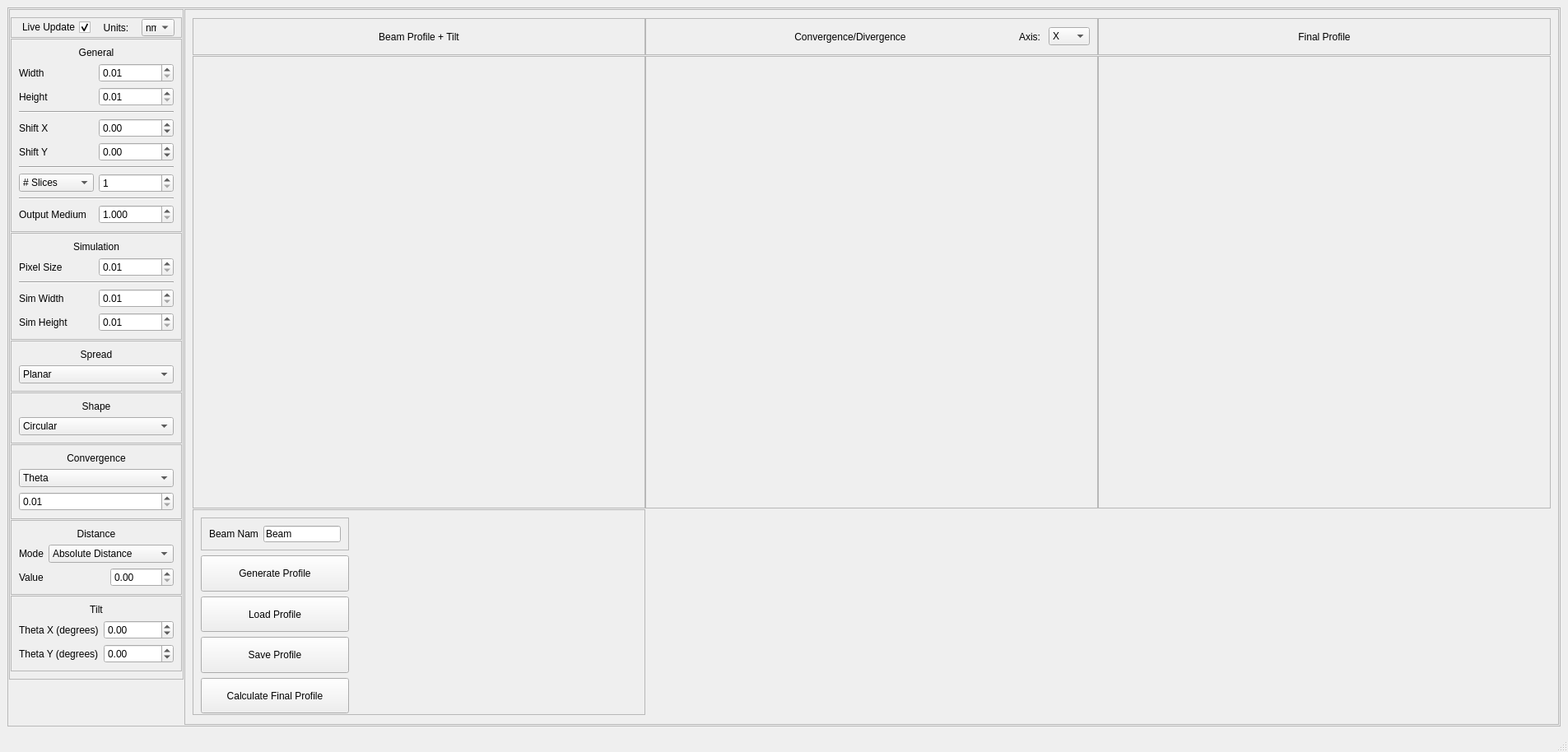
<?xml version="1.0" encoding="UTF-8"?>
<ui version="4.0">
 <class>BeamCreator</class>
 <widget class="QMainWindow" name="BeamCreator">
  <property name="geometry">
   <rect>
    <x>0</x>
    <y>0</y>
    <width>1905</width>
    <height>914</height>
   </rect>
  </property>
  <property name="minimumSize">
   <size>
    <width>0</width>
    <height>0</height>
   </size>
  </property>
  <property name="maximumSize">
   <size>
    <width>12312312</width>
    <height>16777215</height>
   </size>
  </property>
  <property name="windowTitle">
   <string>MainWindow</string>
  </property>
  <widget class="QWidget" name="centralwidget">
   <layout class="QGridLayout" name="gridLayout_4">
    <property name="leftMargin">
     <number>9</number>
    </property>
    <item row="0" column="0">
     <widget class="QFrame" name="frame_Main">
      <property name="maximumSize">
       <size>
        <width>2000</width>
        <height>2000</height>
       </size>
      </property>
      <property name="frameShape">
       <enum>QFrame::StyledPanel</enum>
      </property>
      <property name="frameShadow">
       <enum>QFrame::Raised</enum>
      </property>
      <layout class="QGridLayout" name="gridLayout_2">
       <property name="leftMargin">
        <number>1</number>
       </property>
       <property name="topMargin">
        <number>1</number>
       </property>
       <property name="rightMargin">
        <number>1</number>
       </property>
       <property name="bottomMargin">
        <number>1</number>
       </property>
       <property name="horizontalSpacing">
        <number>1</number>
       </property>
       <property name="verticalSpacing">
        <number>0</number>
       </property>
       <item row="0" column="0">
        <widget class="QFrame" name="frame_Config">
         <property name="minimumSize">
          <size>
           <width>212</width>
           <height>0</height>
          </size>
         </property>
         <property name="maximumSize">
          <size>
           <width>300</width>
           <height>16777215</height>
          </size>
         </property>
         <property name="autoFillBackground">
          <bool>true</bool>
         </property>
         <property name="styleSheet">
          <string notr="true"/>
         </property>
         <property name="frameShape">
          <enum>QFrame::StyledPanel</enum>
         </property>
         <property name="frameShadow">
          <enum>QFrame::Raised</enum>
         </property>
         <layout class="QVBoxLayout" name="verticalLayout_2">
          <property name="spacing">
           <number>1</number>
          </property>
          <property name="leftMargin">
           <number>1</number>
          </property>
          <property name="rightMargin">
           <number>1</number>
          </property>
          <item>
           <widget class="QFrame" name="frame">
            <property name="maximumSize">
             <size>
              <width>16777215</width>
              <height>25</height>
             </size>
            </property>
            <property name="frameShape">
             <enum>QFrame::StyledPanel</enum>
            </property>
            <property name="frameShadow">
             <enum>QFrame::Raised</enum>
            </property>
            <layout class="QHBoxLayout" name="horizontalLayout_17">
             <property name="spacing">
              <number>5</number>
             </property>
             <property name="leftMargin">
              <number>1</number>
             </property>
             <property name="topMargin">
              <number>1</number>
             </property>
             <property name="rightMargin">
              <number>1</number>
             </property>
             <property name="bottomMargin">
              <number>1</number>
             </property>
             <item>
              <widget class="QCheckBox" name="checkBox_LiveUpdate">
               <property name="sizePolicy">
                <sizepolicy hsizetype="Fixed" vsizetype="Fixed">
                 <horstretch>0</horstretch>
                 <verstretch>0</verstretch>
                </sizepolicy>
               </property>
               <property name="minimumSize">
                <size>
                 <width>0</width>
                 <height>20</height>
                </size>
               </property>
               <property name="focusPolicy">
                <enum>Qt::NoFocus</enum>
               </property>
               <property name="layoutDirection">
                <enum>Qt::RightToLeft</enum>
               </property>
               <property name="text">
                <string>Live Update</string>
               </property>
               <property name="checked">
                <bool>true</bool>
               </property>
              </widget>
             </item>
             <item>
              <widget class="QLabel" name="label_Units">
               <property name="enabled">
                <bool>true</bool>
               </property>
               <property name="maximumSize">
                <size>
                 <width>40</width>
                 <height>16777215</height>
                </size>
               </property>
               <property name="text">
                <string>Units:</string>
               </property>
               <property name="alignment">
                <set>Qt::AlignCenter</set>
               </property>
              </widget>
             </item>
             <item>
              <widget class="QComboBox" name="comboBox_Units">
               <property name="maximumSize">
                <size>
                 <width>40</width>
                 <height>16777215</height>
                </size>
               </property>
               <property name="editable">
                <bool>false</bool>
               </property>
               <property name="currentText">
                <string>nm</string>
               </property>
               <item>
                <property name="text">
                 <string>nm</string>
                </property>
               </item>
               <item>
                <property name="text">
                 <string>um</string>
                </property>
               </item>
               <item>
                <property name="text">
                 <string>mm</string>
                </property>
               </item>
              </widget>
             </item>
            </layout>
           </widget>
          </item>
          <item>
           <widget class="QFrame" name="frame_General">
            <property name="frameShape">
             <enum>QFrame::StyledPanel</enum>
            </property>
            <property name="frameShadow">
             <enum>QFrame::Raised</enum>
            </property>
            <layout class="QGridLayout" name="gridLayout_10">
             <item row="2" column="1">
              <widget class="QDoubleSpinBox" name="doubleSpinBox_Height">
               <property name="minimum">
                <double>0.010000000000000</double>
               </property>
               <property name="maximum">
                <double>99999.000000000000000</double>
               </property>
              </widget>
             </item>
             <item row="6" column="0" colspan="2">
              <widget class="Line" name="line_2">
               <property name="orientation">
                <enum>Qt::Horizontal</enum>
               </property>
              </widget>
             </item>
             <item row="5" column="1">
              <widget class="QDoubleSpinBox" name="doubleSpinBox_ShiftY">
               <property name="minimum">
                <double>-99999.000000000000000</double>
               </property>
               <property name="maximum">
                <double>99999.000000000000000</double>
               </property>
              </widget>
             </item>
             <item row="0" column="0" colspan="2">
              <widget class="QLabel" name="label_General">
               <property name="styleSheet">
                <string notr="true">font: 12pt &quot;MS Shell Dlg 2&quot;;</string>
               </property>
               <property name="text">
                <string>General</string>
               </property>
               <property name="alignment">
                <set>Qt::AlignCenter</set>
               </property>
              </widget>
             </item>
             <item row="5" column="0">
              <widget class="QLabel" name="label_ShiftY">
               <property name="text">
                <string>Shift Y</string>
               </property>
              </widget>
             </item>
             <item row="3" column="0" colspan="2">
              <widget class="Line" name="line">
               <property name="frameShadow">
                <enum>QFrame::Sunken</enum>
               </property>
               <property name="lineWidth">
                <number>1</number>
               </property>
               <property name="orientation">
                <enum>Qt::Horizontal</enum>
               </property>
              </widget>
             </item>
             <item row="4" column="0">
              <widget class="QLabel" name="label_ShiftX">
               <property name="text">
                <string>Shift X</string>
               </property>
              </widget>
             </item>
             <item row="4" column="1">
              <widget class="QDoubleSpinBox" name="doubleSpinBox_ShiftX">
               <property name="minimum">
                <double>-99999.000000000000000</double>
               </property>
               <property name="maximum">
                <double>99999.000000000000000</double>
               </property>
              </widget>
             </item>
             <item row="1" column="1">
              <widget class="QDoubleSpinBox" name="doubleSpinBox_Width">
               <property name="minimum">
                <double>0.010000000000000</double>
               </property>
               <property name="maximum">
                <double>99999.000000000000000</double>
               </property>
              </widget>
             </item>
             <item row="14" column="1">
              <widget class="QDoubleSpinBox" name="doubleSpinBox_OutputMedium">
               <property name="decimals">
                <number>3</number>
               </property>
               <property name="minimum">
                <double>1.000000000000000</double>
               </property>
               <property name="maximum">
                <double>10.000000000000000</double>
               </property>
               <property name="singleStep">
                <double>0.100000000000000</double>
               </property>
              </widget>
             </item>
             <item row="1" column="0">
              <widget class="QLabel" name="label_Width">
               <property name="text">
                <string>Width</string>
               </property>
              </widget>
             </item>
             <item row="14" column="0">
              <widget class="QLabel" name="label_OutputMedium">
               <property name="text">
                <string>Output Medium</string>
               </property>
              </widget>
             </item>
             <item row="12" column="0" colspan="2">
              <widget class="Line" name="line_3">
               <property name="orientation">
                <enum>Qt::Horizontal</enum>
               </property>
              </widget>
             </item>
             <item row="2" column="0">
              <widget class="QLabel" name="label_Height">
               <property name="text">
                <string>Height</string>
               </property>
              </widget>
             </item>
             <item row="7" column="1">
              <widget class="QDoubleSpinBox" name="doubleSpinBox_DistanceMethod">
               <property name="decimals">
                <number>0</number>
               </property>
               <property name="minimum">
                <double>1.000000000000000</double>
               </property>
               <property name="maximum">
                <double>99999.000000000000000</double>
               </property>
              </widget>
             </item>
             <item row="7" column="0">
              <widget class="QComboBox" name="comboBox_DistanceMethod">
               <item>
                <property name="text">
                 <string># Slices</string>
                </property>
               </item>
               <item>
                <property name="text">
                 <string>Step Size</string>
                </property>
               </item>
              </widget>
             </item>
            </layout>
           </widget>
          </item>
          <item>
           <widget class="QFrame" name="frame_BeamTilt_2">
            <property name="frameShape">
             <enum>QFrame::StyledPanel</enum>
            </property>
            <property name="frameShadow">
             <enum>QFrame::Raised</enum>
            </property>
            <layout class="QGridLayout" name="gridLayout_19">
             <item row="3" column="1">
              <widget class="QDoubleSpinBox" name="doubleSpinBox_SimWidth">
               <property name="minimum">
                <double>0.010000000000000</double>
               </property>
               <property name="maximum">
                <double>99999.000000000000000</double>
               </property>
              </widget>
             </item>
             <item row="4" column="1">
              <widget class="QDoubleSpinBox" name="doubleSpinBox_SimHeight">
               <property name="minimum">
                <double>0.010000000000000</double>
               </property>
               <property name="maximum">
                <double>99999.000000000000000</double>
               </property>
              </widget>
             </item>
             <item row="1" column="1">
              <widget class="QDoubleSpinBox" name="doubleSpinBox_PixelSize">
               <property name="minimum">
                <double>0.010000000000000</double>
               </property>
               <property name="maximum">
                <double>99999.000000000000000</double>
               </property>
              </widget>
             </item>
             <item row="4" column="0">
              <widget class="QLabel" name="label_SimHeight">
               <property name="text">
                <string>Sim Height</string>
               </property>
              </widget>
             </item>
             <item row="1" column="0">
              <widget class="QLabel" name="label_PixelSize">
               <property name="text">
                <string>Pixel Size</string>
               </property>
              </widget>
             </item>
             <item row="2" column="0" colspan="2">
              <widget class="Line" name="line_4">
               <property name="orientation">
                <enum>Qt::Horizontal</enum>
               </property>
              </widget>
             </item>
             <item row="3" column="0">
              <widget class="QLabel" name="label_SimWidth">
               <property name="text">
                <string>Sim Width</string>
               </property>
              </widget>
             </item>
             <item row="0" column="0" colspan="2">
              <widget class="QLabel" name="label_SimParameters">
               <property name="styleSheet">
                <string notr="true">font: 12pt &quot;MS Shell Dlg 2&quot;;</string>
               </property>
               <property name="text">
                <string>Simulation</string>
               </property>
               <property name="alignment">
                <set>Qt::AlignCenter</set>
               </property>
              </widget>
             </item>
            </layout>
           </widget>
          </item>
          <item>
           <widget class="QFrame" name="frame_BeamSpread">
            <property name="frameShape">
             <enum>QFrame::StyledPanel</enum>
            </property>
            <property name="frameShadow">
             <enum>QFrame::Raised</enum>
            </property>
            <layout class="QGridLayout" name="gridLayout">
             <item row="1" column="0">
              <widget class="QLabel" name="label_BeamSpread">
               <property name="styleSheet">
                <string notr="true">font: 12pt &quot;MS Shell Dlg 2&quot;;</string>
               </property>
               <property name="text">
                <string>Spread</string>
               </property>
               <property name="alignment">
                <set>Qt::AlignCenter</set>
               </property>
              </widget>
             </item>
             <item row="2" column="0">
              <widget class="QComboBox" name="comboBox_BeamSpread">
               <item>
                <property name="text">
                 <string>Planar</string>
                </property>
               </item>
               <item>
                <property name="text">
                 <string>Converging</string>
                </property>
               </item>
               <item>
                <property name="text">
                 <string>Diverging</string>
                </property>
               </item>
              </widget>
             </item>
            </layout>
           </widget>
          </item>
          <item>
           <widget class="QFrame" name="frame_BeamShape">
            <property name="frameShape">
             <enum>QFrame::StyledPanel</enum>
            </property>
            <property name="frameShadow">
             <enum>QFrame::Raised</enum>
            </property>
            <layout class="QGridLayout" name="gridLayout_5">
             <item row="0" column="0">
              <widget class="QLabel" name="label_BeamShape">
               <property name="styleSheet">
                <string notr="true">font: 12pt &quot;MS Shell Dlg 2&quot;;</string>
               </property>
               <property name="text">
                <string>Shape</string>
               </property>
               <property name="alignment">
                <set>Qt::AlignCenter</set>
               </property>
              </widget>
             </item>
             <item row="1" column="0">
              <widget class="QComboBox" name="comboBox_BeamShape">
               <property name="sizeAdjustPolicy">
                <enum>QComboBox::AdjustToMinimumContentsLength</enum>
               </property>
               <item>
                <property name="text">
                 <string>Circular</string>
                </property>
               </item>
               <item>
                <property name="text">
                 <string>Rectangular</string>
                </property>
               </item>
              </widget>
             </item>
            </layout>
           </widget>
          </item>
          <item>
           <widget class="QFrame" name="frame_BeamAngle">
            <property name="frameShape">
             <enum>QFrame::StyledPanel</enum>
            </property>
            <property name="frameShadow">
             <enum>QFrame::Raised</enum>
            </property>
            <layout class="QVBoxLayout" name="verticalLayout_4">
             <item>
              <widget class="QLabel" name="label_BeamAngle">
               <property name="styleSheet">
                <string notr="true">font: 12pt &quot;MS Shell Dlg 2&quot;;</string>
               </property>
               <property name="text">
                <string>Convergence</string>
               </property>
               <property name="alignment">
                <set>Qt::AlignCenter</set>
               </property>
              </widget>
             </item>
             <item>
              <widget class="QComboBox" name="comboBox_BeamAngle">
               <item>
                <property name="text">
                 <string>Theta</string>
                </property>
               </item>
               <item>
                <property name="text">
                 <string>Numerical Aperture</string>
                </property>
               </item>
              </widget>
             </item>
             <item>
              <widget class="QDoubleSpinBox" name="doubleSpinBox_BeamAngle">
               <property name="minimum">
                <double>0.010000000000000</double>
               </property>
               <property name="maximum">
                <double>89.989999999999995</double>
               </property>
              </widget>
             </item>
            </layout>
           </widget>
          </item>
          <item>
           <widget class="QFrame" name="frame_Distance">
            <property name="frameShape">
             <enum>QFrame::StyledPanel</enum>
            </property>
            <property name="frameShadow">
             <enum>QFrame::Raised</enum>
            </property>
            <layout class="QGridLayout" name="gridLayout_8">
             <item row="2" column="2" colspan="2">
              <widget class="QDoubleSpinBox" name="doubleSpinBox_Distance">
               <property name="maximum">
                <double>99999.000000000000000</double>
               </property>
              </widget>
             </item>
             <item row="0" column="0" colspan="4">
              <widget class="QLabel" name="label_Distance">
               <property name="styleSheet">
                <string notr="true">font: 12pt &quot;MS Shell Dlg 2&quot;;</string>
               </property>
               <property name="text">
                <string>Distance</string>
               </property>
               <property name="alignment">
                <set>Qt::AlignCenter</set>
               </property>
              </widget>
             </item>
             <item row="1" column="0">
              <widget class="QLabel" name="label_BeamTiltX_2">
               <property name="maximumSize">
                <size>
                 <width>30</width>
                 <height>40</height>
                </size>
               </property>
               <property name="text">
                <string>Mode:</string>
               </property>
              </widget>
             </item>
             <item row="1" column="1" colspan="3">
              <widget class="QComboBox" name="comboBox_DistanceMode">
               <property name="sizeAdjustPolicy">
                <enum>QComboBox::AdjustToMinimumContentsLength</enum>
               </property>
               <item>
                <property name="text">
                 <string>Absolute Distance</string>
                </property>
               </item>
               <item>
                <property name="text">
                 <string>Final Beam Width</string>
                </property>
               </item>
               <item>
                <property name="text">
                 <string>Focal Length Multiple</string>
                </property>
               </item>
              </widget>
             </item>
             <item row="2" column="0">
              <widget class="QLabel" name="label_BeamTiltX_3">
               <property name="maximumSize">
                <size>
                 <width>30</width>
                 <height>40</height>
                </size>
               </property>
               <property name="text">
                <string>Value:</string>
               </property>
              </widget>
             </item>
             <item row="2" column="1">
              <spacer name="horizontalSpacer">
               <property name="orientation">
                <enum>Qt::Horizontal</enum>
               </property>
               <property name="sizeHint" stdset="0">
                <size>
                 <width>40</width>
                 <height>20</height>
                </size>
               </property>
              </spacer>
             </item>
            </layout>
           </widget>
          </item>
          <item>
           <widget class="QFrame" name="frame_BeamTilt">
            <property name="frameShape">
             <enum>QFrame::StyledPanel</enum>
            </property>
            <property name="frameShadow">
             <enum>QFrame::Raised</enum>
            </property>
            <layout class="QGridLayout" name="gridLayout_3">
             <item row="2" column="1">
              <widget class="QDoubleSpinBox" name="doubleSpinBox_BeamTiltY">
               <property name="minimum">
                <double>-89.989999999999995</double>
               </property>
               <property name="maximum">
                <double>89.989999999999995</double>
               </property>
              </widget>
             </item>
             <item row="0" column="0" colspan="2">
              <widget class="QLabel" name="label_BeamTilt">
               <property name="styleSheet">
                <string notr="true">font: 12pt &quot;MS Shell Dlg 2&quot;;</string>
               </property>
               <property name="text">
                <string>Tilt</string>
               </property>
               <property name="alignment">
                <set>Qt::AlignCenter</set>
               </property>
              </widget>
             </item>
             <item row="1" column="1">
              <widget class="QDoubleSpinBox" name="doubleSpinBox_BeamTiltX">
               <property name="minimum">
                <double>-89.989999999999995</double>
               </property>
               <property name="maximum">
                <double>89.989999999999995</double>
               </property>
              </widget>
             </item>
             <item row="2" column="0">
              <widget class="QLabel" name="label_BeamTiltY">
               <property name="text">
                <string>Theta Y (degrees)</string>
               </property>
              </widget>
             </item>
             <item row="1" column="0">
              <widget class="QLabel" name="label_BeamTiltX">
               <property name="text">
                <string>Theta X (degrees)</string>
               </property>
              </widget>
             </item>
            </layout>
           </widget>
          </item>
         </layout>
        </widget>
       </item>
       <item row="1" column="0">
        <spacer name="verticalSpacer">
         <property name="orientation">
          <enum>Qt::Vertical</enum>
         </property>
         <property name="sizeHint" stdset="0">
          <size>
           <width>20</width>
           <height>40</height>
          </size>
         </property>
        </spacer>
       </item>
       <item row="0" column="2" rowspan="2">
        <widget class="QFrame" name="frame_Display">
         <property name="minimumSize">
          <size>
           <width>0</width>
           <height>0</height>
          </size>
         </property>
         <property name="maximumSize">
          <size>
           <width>16777215</width>
           <height>16777215</height>
          </size>
         </property>
         <property name="frameShape">
          <enum>QFrame::StyledPanel</enum>
         </property>
         <property name="frameShadow">
          <enum>QFrame::Raised</enum>
         </property>
         <layout class="QGridLayout" name="gridLayout_14">
          <property name="spacing">
           <number>0</number>
          </property>
          <item row="1" column="0">
           <widget class="QFrame" name="frame_Profile">
            <property name="minimumSize">
             <size>
              <width>550</width>
              <height>550</height>
             </size>
            </property>
            <property name="maximumSize">
             <size>
              <width>550</width>
              <height>550</height>
             </size>
            </property>
            <property name="autoFillBackground">
             <bool>true</bool>
            </property>
            <property name="frameShape">
             <enum>QFrame::StyledPanel</enum>
            </property>
            <property name="frameShadow">
             <enum>QFrame::Raised</enum>
            </property>
            <layout class="QGridLayout" name="gridLayout_6">
             <property name="leftMargin">
              <number>0</number>
             </property>
             <property name="topMargin">
              <number>0</number>
             </property>
             <property name="rightMargin">
              <number>0</number>
             </property>
             <property name="bottomMargin">
              <number>0</number>
             </property>
             <item row="0" column="0">
              <widget class="QLabel" name="label_Profile">
               <property name="sizePolicy">
                <sizepolicy hsizetype="Preferred" vsizetype="Preferred">
                 <horstretch>0</horstretch>
                 <verstretch>0</verstretch>
                </sizepolicy>
               </property>
               <property name="minimumSize">
                <size>
                 <width>550</width>
                 <height>550</height>
                </size>
               </property>
               <property name="maximumSize">
                <size>
                 <width>550</width>
                 <height>550</height>
                </size>
               </property>
               <property name="contextMenuPolicy">
                <enum>Qt::NoContextMenu</enum>
               </property>
               <property name="text">
                <string/>
               </property>
              </widget>
             </item>
             <item row="1" column="0">
              <spacer name="verticalSpacer_3">
               <property name="orientation">
                <enum>Qt::Vertical</enum>
               </property>
               <property name="sizeHint" stdset="0">
                <size>
                 <width>20</width>
                 <height>40</height>
                </size>
               </property>
              </spacer>
             </item>
            </layout>
           </widget>
          </item>
          <item row="1" column="2">
           <widget class="QFrame" name="frame_FinalProfile">
            <property name="minimumSize">
             <size>
              <width>550</width>
              <height>550</height>
             </size>
            </property>
            <property name="maximumSize">
             <size>
              <width>550</width>
              <height>550</height>
             </size>
            </property>
            <property name="autoFillBackground">
             <bool>true</bool>
            </property>
            <property name="frameShape">
             <enum>QFrame::StyledPanel</enum>
            </property>
            <property name="frameShadow">
             <enum>QFrame::Raised</enum>
            </property>
            <layout class="QGridLayout" name="gridLayout_16">
             <property name="leftMargin">
              <number>0</number>
             </property>
             <property name="topMargin">
              <number>0</number>
             </property>
             <property name="rightMargin">
              <number>0</number>
             </property>
             <property name="bottomMargin">
              <number>0</number>
             </property>
             <item row="0" column="0">
              <widget class="QLabel" name="label_FinalProfile">
               <property name="sizePolicy">
                <sizepolicy hsizetype="Preferred" vsizetype="Preferred">
                 <horstretch>0</horstretch>
                 <verstretch>0</verstretch>
                </sizepolicy>
               </property>
               <property name="minimumSize">
                <size>
                 <width>550</width>
                 <height>550</height>
                </size>
               </property>
               <property name="maximumSize">
                <size>
                 <width>550</width>
                 <height>550</height>
                </size>
               </property>
               <property name="contextMenuPolicy">
                <enum>Qt::NoContextMenu</enum>
               </property>
               <property name="text">
                <string/>
               </property>
              </widget>
             </item>
            </layout>
           </widget>
          </item>
          <item row="2" column="0">
           <widget class="QFrame" name="frame_Buttons">
            <property name="maximumSize">
             <size>
              <width>16777215</width>
              <height>250</height>
             </size>
            </property>
            <property name="frameShape">
             <enum>QFrame::StyledPanel</enum>
            </property>
            <property name="frameShadow">
             <enum>QFrame::Raised</enum>
            </property>
            <layout class="QGridLayout" name="gridLayout_7">
             <property name="bottomMargin">
              <number>1</number>
             </property>
             <property name="verticalSpacing">
              <number>6</number>
             </property>
             <item row="1" column="0">
              <widget class="QFrame" name="frame_LensName">
               <property name="minimumSize">
                <size>
                 <width>0</width>
                 <height>40</height>
                </size>
               </property>
               <property name="maximumSize">
                <size>
                 <width>16777215</width>
                 <height>40</height>
                </size>
               </property>
               <property name="frameShape">
                <enum>QFrame::StyledPanel</enum>
               </property>
               <property name="frameShadow">
                <enum>QFrame::Raised</enum>
               </property>
               <layout class="QHBoxLayout" name="horizontalLayout">
                <item>
                 <widget class="QLabel" name="label_LensName">
                  <property name="minimumSize">
                   <size>
                    <width>60</width>
                    <height>0</height>
                   </size>
                  </property>
                  <property name="text">
                   <string>Beam Name:</string>
                  </property>
                 </widget>
                </item>
                <item>
                 <widget class="QLineEdit" name="lineEdit_LensName">
                  <property name="text">
                   <string>Beam</string>
                  </property>
                 </widget>
                </item>
               </layout>
              </widget>
             </item>
             <item row="5" column="0">
              <widget class="QPushButton" name="pushButton_SaveProfile">
               <property name="sizePolicy">
                <sizepolicy hsizetype="Preferred" vsizetype="Fixed">
                 <horstretch>0</horstretch>
                 <verstretch>0</verstretch>
                </sizepolicy>
               </property>
               <property name="minimumSize">
                <size>
                 <width>60</width>
                 <height>40</height>
                </size>
               </property>
               <property name="maximumSize">
                <size>
                 <width>1000</width>
                 <height>50</height>
                </size>
               </property>
               <property name="text">
                <string>Save Profile</string>
               </property>
              </widget>
             </item>
             <item row="2" column="0">
              <widget class="QPushButton" name="pushButton_GenerateProfile">
               <property name="sizePolicy">
                <sizepolicy hsizetype="Preferred" vsizetype="Fixed">
                 <horstretch>0</horstretch>
                 <verstretch>0</verstretch>
                </sizepolicy>
               </property>
               <property name="minimumSize">
                <size>
                 <width>60</width>
                 <height>40</height>
                </size>
               </property>
               <property name="maximumSize">
                <size>
                 <width>1000</width>
                 <height>50</height>
                </size>
               </property>
               <property name="text">
                <string>Generate Profile</string>
               </property>
              </widget>
             </item>
             <item row="3" column="0">
              <widget class="QPushButton" name="pushButton_LoadProfile">
               <property name="sizePolicy">
                <sizepolicy hsizetype="Preferred" vsizetype="Fixed">
                 <horstretch>0</horstretch>
                 <verstretch>0</verstretch>
                </sizepolicy>
               </property>
               <property name="minimumSize">
                <size>
                 <width>60</width>
                 <height>40</height>
                </size>
               </property>
               <property name="maximumSize">
                <size>
                 <width>1000</width>
                 <height>50</height>
                </size>
               </property>
               <property name="text">
                <string>Load Profile</string>
               </property>
              </widget>
             </item>
             <item row="2" column="1">
              <spacer name="horizontalSpacer_2">
               <property name="orientation">
                <enum>Qt::Horizontal</enum>
               </property>
               <property name="sizeType">
                <enum>QSizePolicy::Minimum</enum>
               </property>
               <property name="sizeHint" stdset="0">
                <size>
                 <width>350</width>
                 <height>20</height>
                </size>
               </property>
              </spacer>
             </item>
             <item row="6" column="0">
              <widget class="QPushButton" name="pushButton_CalculateFinalProfile">
               <property name="sizePolicy">
                <sizepolicy hsizetype="Preferred" vsizetype="Fixed">
                 <horstretch>0</horstretch>
                 <verstretch>0</verstretch>
                </sizepolicy>
               </property>
               <property name="minimumSize">
                <size>
                 <width>60</width>
                 <height>40</height>
                </size>
               </property>
               <property name="maximumSize">
                <size>
                 <width>1000</width>
                 <height>50</height>
                </size>
               </property>
               <property name="text">
                <string>Calculate Final Profile</string>
               </property>
              </widget>
             </item>
            </layout>
           </widget>
          </item>
          <item row="0" column="1">
           <widget class="QFrame" name="frame_Convergence">
            <property name="minimumSize">
             <size>
              <width>361</width>
              <height>45</height>
             </size>
            </property>
            <property name="maximumSize">
             <size>
              <width>16777215</width>
              <height>45</height>
             </size>
            </property>
            <property name="autoFillBackground">
             <bool>true</bool>
            </property>
            <property name="frameShape">
             <enum>QFrame::StyledPanel</enum>
            </property>
            <property name="frameShadow">
             <enum>QFrame::Raised</enum>
            </property>
            <layout class="QHBoxLayout" name="horizontalLayout_2">
             <item>
              <spacer name="horizontalSpacer_3">
               <property name="orientation">
                <enum>Qt::Horizontal</enum>
               </property>
               <property name="sizeType">
                <enum>QSizePolicy::Fixed</enum>
               </property>
               <property name="sizeHint" stdset="0">
                <size>
                 <width>40</width>
                 <height>20</height>
                </size>
               </property>
              </spacer>
             </item>
             <item>
              <widget class="QLabel" name="label_TitleMask">
               <property name="styleSheet">
                <string notr="true">font: 14pt &quot;MS Shell Dlg 2&quot;;</string>
               </property>
               <property name="text">
                <string>Convergence/Divergence</string>
               </property>
               <property name="alignment">
                <set>Qt::AlignCenter</set>
               </property>
              </widget>
             </item>
             <item>
              <widget class="QLabel" name="label">
               <property name="maximumSize">
                <size>
                 <width>30</width>
                 <height>16777215</height>
                </size>
               </property>
               <property name="text">
                <string>Axis: </string>
               </property>
              </widget>
             </item>
             <item>
              <widget class="QComboBox" name="comboBox_ConvergenceDisplay">
               <property name="sizePolicy">
                <sizepolicy hsizetype="Fixed" vsizetype="Fixed">
                 <horstretch>0</horstretch>
                 <verstretch>0</verstretch>
                </sizepolicy>
               </property>
               <property name="maximumSize">
                <size>
                 <width>50</width>
                 <height>16777215</height>
                </size>
               </property>
               <item>
                <property name="text">
                 <string>X</string>
                </property>
               </item>
               <item>
                <property name="text">
                 <string>Y</string>
                </property>
               </item>
              </widget>
             </item>
            </layout>
           </widget>
          </item>
          <item row="0" column="0">
           <widget class="QFrame" name="frame_3">
            <property name="minimumSize">
             <size>
              <width>361</width>
              <height>45</height>
             </size>
            </property>
            <property name="maximumSize">
             <size>
              <width>16777215</width>
              <height>45</height>
             </size>
            </property>
            <property name="autoFillBackground">
             <bool>true</bool>
            </property>
            <property name="frameShape">
             <enum>QFrame::StyledPanel</enum>
            </property>
            <property name="frameShadow">
             <enum>QFrame::Raised</enum>
            </property>
            <layout class="QGridLayout" name="gridLayout_12">
             <item row="0" column="0">
              <widget class="QLabel" name="label_TitleProfile">
               <property name="styleSheet">
                <string notr="true">font: 14pt &quot;MS Shell Dlg 2&quot;;</string>
               </property>
               <property name="text">
                <string>Beam Profile + Tilt</string>
               </property>
               <property name="alignment">
                <set>Qt::AlignCenter</set>
               </property>
              </widget>
             </item>
            </layout>
           </widget>
          </item>
          <item row="1" column="1">
           <widget class="QFrame" name="frame_ProfileMask">
            <property name="minimumSize">
             <size>
              <width>550</width>
              <height>550</height>
             </size>
            </property>
            <property name="maximumSize">
             <size>
              <width>550</width>
              <height>550</height>
             </size>
            </property>
            <property name="autoFillBackground">
             <bool>true</bool>
            </property>
            <property name="frameShape">
             <enum>QFrame::StyledPanel</enum>
            </property>
            <property name="frameShadow">
             <enum>QFrame::Raised</enum>
            </property>
            <layout class="QGridLayout" name="gridLayout_9">
             <property name="leftMargin">
              <number>0</number>
             </property>
             <property name="topMargin">
              <number>0</number>
             </property>
             <property name="rightMargin">
              <number>0</number>
             </property>
             <property name="bottomMargin">
              <number>0</number>
             </property>
             <item row="0" column="0">
              <widget class="QLabel" name="label_Convergence">
               <property name="sizePolicy">
                <sizepolicy hsizetype="Preferred" vsizetype="Preferred">
                 <horstretch>0</horstretch>
                 <verstretch>0</verstretch>
                </sizepolicy>
               </property>
               <property name="minimumSize">
                <size>
                 <width>550</width>
                 <height>550</height>
                </size>
               </property>
               <property name="maximumSize">
                <size>
                 <width>550</width>
                 <height>550</height>
                </size>
               </property>
               <property name="contextMenuPolicy">
                <enum>Qt::NoContextMenu</enum>
               </property>
               <property name="text">
                <string/>
               </property>
              </widget>
             </item>
            </layout>
           </widget>
          </item>
          <item row="0" column="2">
           <widget class="QFrame" name="frame_5">
            <property name="minimumSize">
             <size>
              <width>361</width>
              <height>45</height>
             </size>
            </property>
            <property name="maximumSize">
             <size>
              <width>16777215</width>
              <height>45</height>
             </size>
            </property>
            <property name="autoFillBackground">
             <bool>true</bool>
            </property>
            <property name="frameShape">
             <enum>QFrame::StyledPanel</enum>
            </property>
            <property name="frameShadow">
             <enum>QFrame::Raised</enum>
            </property>
            <layout class="QHBoxLayout" name="horizontalLayout_9">
             <item>
              <widget class="QLabel" name="label_TitleMask_8">
               <property name="styleSheet">
                <string notr="true">font: 14pt &quot;MS Shell Dlg 2&quot;;</string>
               </property>
               <property name="text">
                <string>Final Profile</string>
               </property>
               <property name="alignment">
                <set>Qt::AlignCenter</set>
               </property>
              </widget>
             </item>
            </layout>
           </widget>
          </item>
         </layout>
        </widget>
       </item>
      </layout>
     </widget>
    </item>
   </layout>
  </widget>
  <widget class="QMenuBar" name="menubar">
   <property name="geometry">
    <rect>
     <x>0</x>
     <y>0</y>
     <width>1905</width>
     <height>21</height>
    </rect>
   </property>
  </widget>
  <widget class="QStatusBar" name="statusbar"/>
 </widget>
 <tabstops>
  <tabstop>comboBox_Units</tabstop>
  <tabstop>doubleSpinBox_Width</tabstop>
  <tabstop>doubleSpinBox_Height</tabstop>
  <tabstop>doubleSpinBox_ShiftX</tabstop>
  <tabstop>doubleSpinBox_ShiftY</tabstop>
  <tabstop>doubleSpinBox_OutputMedium</tabstop>
  <tabstop>doubleSpinBox_PixelSize</tabstop>
  <tabstop>doubleSpinBox_SimWidth</tabstop>
  <tabstop>doubleSpinBox_SimHeight</tabstop>
  <tabstop>comboBox_BeamSpread</tabstop>
  <tabstop>comboBox_BeamShape</tabstop>
  <tabstop>comboBox_BeamAngle</tabstop>
  <tabstop>doubleSpinBox_BeamAngle</tabstop>
  <tabstop>comboBox_DistanceMode</tabstop>
  <tabstop>doubleSpinBox_Distance</tabstop>
  <tabstop>doubleSpinBox_BeamTiltX</tabstop>
  <tabstop>doubleSpinBox_BeamTiltY</tabstop>
  <tabstop>lineEdit_LensName</tabstop>
  <tabstop>pushButton_GenerateProfile</tabstop>
  <tabstop>pushButton_LoadProfile</tabstop>
  <tabstop>pushButton_SaveProfile</tabstop>
 </tabstops>
 <resources/>
 <connections/>
</ui>
